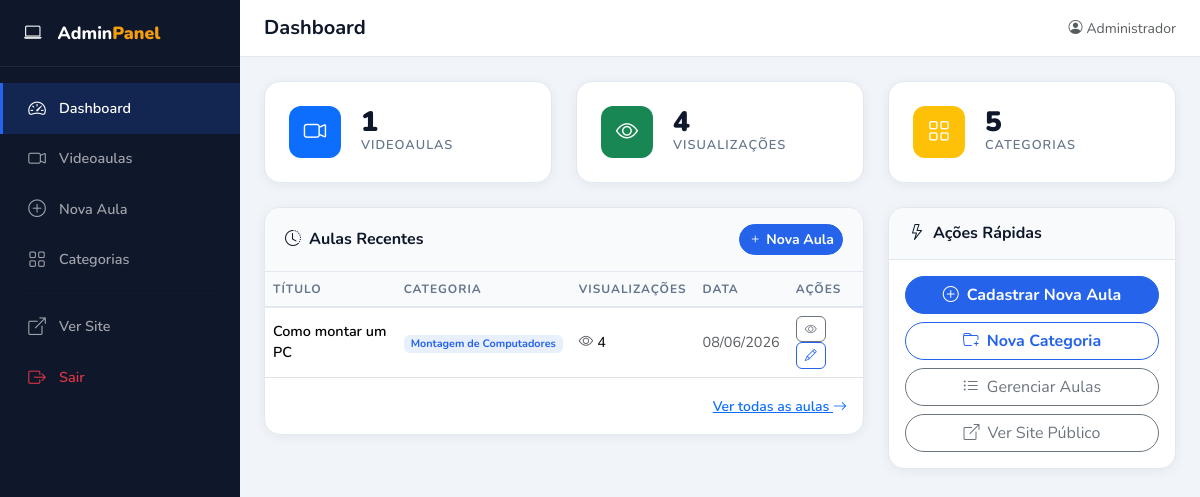
Page /admin (signed in) on the earlier database version.
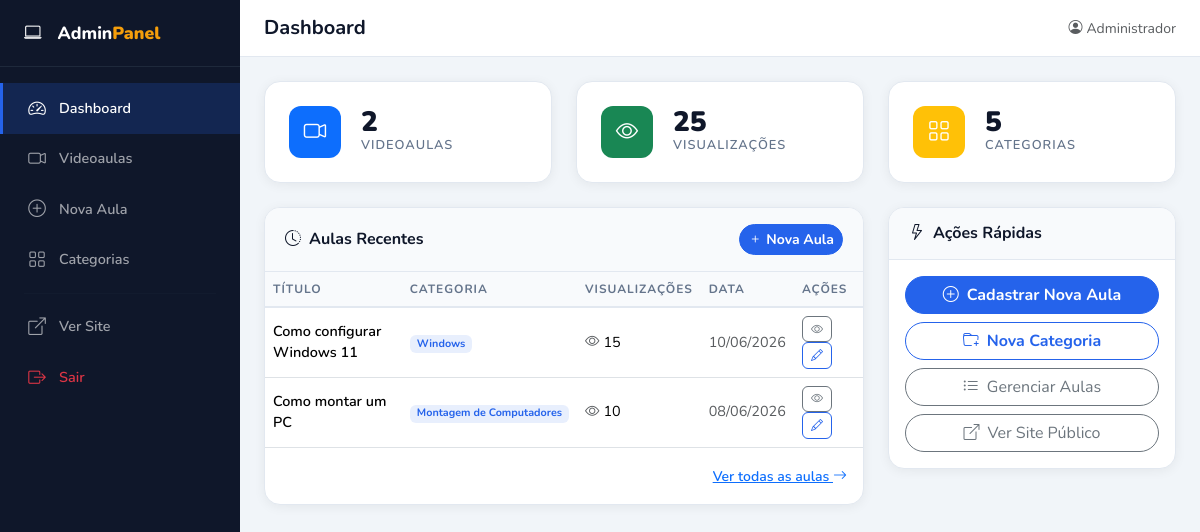
Same page on the later database version.
### models.py (models this page shows, shortened)
class Usuario(UserMixin, db.Model):
    __tablename__ = 'usuarios'
    id = db.Column(db.Integer, primary_key=True)
    nome = db.Column(db.String(100), nullable=False)
    email = db.Column(db.String(150), unique=True, nullable=False)
    senha_hash = db.Column(db.String(256), nullable=False)
    criado_em = db.Column(db.DateTime, default=datetime.utcnow)

class VideoAula(db.Model):
    __tablename__ = 'video_aulas'
    id = db.Column(db.Integer, primary_key=True)
    titulo = db.Column(db.String(200), nullable=False)
    descricao = db.Column(db.Text, nullable=False)
    youtube_url = db.Column(db.String(500), nullable=False)   # URL original salva
    categoria_id = db.Column(db.Integer, db.ForeignKey('categorias.id'), nullable=False)
    visualizacoes = db.Column(db.Integer, default=0)
    criado_em = db.Column(db.DateTime, default=datetime.utcnow)
    atualizado_em = db.Column(db.DateTime, default=datetime.utcnow, onupdate=datetime.utcnow)

class Categoria(db.Model):
    __tablename__ = 'categorias'
    id = db.Column(db.Integer, primary_key=True)
    nome = db.Column(db.String(100), unique=True, nullable=False)
    descricao = db.Column(db.Text)
    icone = db.Column(db.String(50), default='bi-play-circle')
    aulas = db.relationship('VideoAula', backref='categoria', lazy=True)

### app.py (the view)
@app.route('/admin')
@login_required
def admin_dashboard():
    total_aulas = VideoAula.query.count()
    total_views = db.session.query(db.func.sum(VideoAula.visualizacoes)).scalar() or 0
    total_cats = Categoria.query.count()
    aulas_recentes = VideoAula.query.order_by(VideoAula.criado_em.desc()).limit(5).all()
    return render_template('admin/dashboard.html', total_aulas=total_aulas,
                           total_views=total_views, total_cats=total_cats,
                           aulas_recentes=aulas_recentes)

### app.py (called while the page is built)
@login_manager.user_loader
def load_user(user_id):
    return Usuario.query.get(int(user_id))

@app.context_processor
def inject_nav_categories():
    return dict(categorias_nav=Categoria.query.all())

### templates/admin/dashboard.html (shortened to what this page needs)
{% extends 'admin/base_admin.html' %}
{% block page_title %}Dashboard{% endblock %}
{% block content %}
<div class="row g-4 mb-4">
  <div class="col-sm-6 col-xl-4">
    <div class="admin-stat-card">
      <div class="admin-stat-icon bg-primary"><i class="bi bi-camera-video"></i></div>
      <div>
        <div class="admin-stat-value">{{ total_aulas }}</div>
        <div class="admin-stat-label">Videoaulas</div>
      </div>
    </div>
  </div>
  <div class="col-sm-6 col-xl-4">
    <div class="admin-stat-card">
      <div class="admin-stat-icon bg-success"><i class="bi bi-eye"></i></div>
      <div>
        <div class="admin-stat-value">{{ total_views }}</div>
        <div class="admin-stat-label">Visualizações</div>
      </div>
    </div>
  </div>
  <div class="col-sm-6 col-xl-4">
    <div class="admin-stat-card">
      <div class="admin-stat-icon bg-warning"><i class="bi bi-grid"></i></div>
      <div>
        <div class="admin-stat-value">{{ total_cats }}</div>
        <div class="admin-stat-label">Categorias</div>
      </div>
    </div>
  </div>
</div>
<div class="row g-4">
  <div class="col-lg-8">
    <div class="admin-card">
      <div class="admin-card-header">
        <h6 class="fw-700 mb-0"><i class="bi bi-clock-history me-2"></i>Aulas Recentes</h6>
        <a href="{{ url_for('admin_nova_aula') }}" class="btn btn-primary btn-sm rounded-pill">
          <i class="bi bi-plus me-1"></i>Nova Aula
        </a>
      </div>
      <div class="table-responsive">
        <table class="table table-hover admin-table">
          <thead>
            <tr><th>Título</th><th>Categoria</th><th>Visualizações</th><th>Data</th><th>Ações</th></tr>
          </thead>
          <tbody>
            {% for aula in aulas_recentes %}
            <tr>
              <td><span class="fw-600">{{ aula.titulo[:40] }}{% if aula.titulo|length > 40 %}...{% endif %}</span></td>
              <td><span class="badge bg-soft-primary">{{ aula.categoria.nome }}</span></td>
              <td><i class="bi bi-eye text-muted me-1"></i>{{ aula.visualizacoes }}</td>
              <td class="text-muted small">{{ aula.criado_em.strftime('%d/%m/%Y') }}</td>
              <td>
                <a href="{{ url_for('aula', id=aula.id) }}" class="btn btn-xs btn-outline-secondary" target="_blank" title="Ver"><i class="bi bi-eye"></i></a>
                <a href="{{ url_for('admin_editar_aula', id=aula.id) }}" class="btn btn-xs btn-outline-primary" title="Editar"><i class="bi bi-pencil"></i></a>
              </td>
            </tr>
            {% else %}
            <tr><td colspan="5" class="text-center text-muted py-4">Nenhuma aula cadastrada ainda.</td></tr>
            {% endfor %}
          </tbody>
        </table>
      </div>
      <div class="p-3 text-end">
        <a href="{{ url_for('admin_aulas') }}" class="text-primary small fw-600">Ver todas as aulas <i class="bi bi-arrow-right"></i></a>
      </div>
    </div>
  </div>
  <div class="col-lg-4">
    <div class="admin-card">
      <div class="admin-card-header">
        <h6 class="fw-700 mb-0"><i class="bi bi-lightning me-2"></i>Ações Rápidas</h6>
      </div>
      <div class="p-3 d-grid gap-2">
        <a href="{{ url_for('admin_nova_aula') }}" class="btn btn-primary rounded-pill">
          <i class="bi bi-plus-circle me-2"></i>Cadastrar Nova Aula
        </a>
        <a href="{{ url_for('admin_nova_categoria') }}" class="btn btn-outline-primary rounded-pill">
          <i class="bi bi-folder-plus me-2"></i>Nova Categoria
        </a>
        <a href="{{ url_for('admin_aulas') }}" class="btn btn-outline-secondary rounded-pill">
          <i class="bi bi-list-ul me-2"></i>Gerenciar Aulas
        </a>
        <a href="{{ url_for('index') }}" class="btn btn-outline-secondary rounded-pill" target="_blank">
          <i class="bi bi-box-arrow-up-right me-2"></i>Ver Site Público
        </a>
      </div>
    </div>
  </div>
</div>
{% endblock %}

### templates/admin/base_admin.html (shortened to what this page needs)
<!DOCTYPE html>
<html lang="pt-BR">
<head>
  <link href="https://cdn.jsdelivr.net/npm/bootstrap@5.3.2/dist/css/bootstrap.min.css" rel="stylesheet"/>
  <link href="https://cdn.jsdelivr.net/npm/bootstrap-icons@1.11.3/font/bootstrap-icons.min.css" rel="stylesheet"/>
  <link href="{{ url_for('static', filename='css/style.css') }}" rel="stylesheet"/>
  <link href="{{ url_for('static', filename='css/admin.css') }}" rel="stylesheet"/>
</head>
<body class="admin-body">
<div class="admin-layout">
  <aside class="admin-sidebar">
    <div class="admin-brand">
      <i class="bi bi-laptop me-2"></i>
      <span>Admin<strong>Panel</strong></span>
    </div>
    <nav class="admin-nav">
      <a href="{{ url_for('admin_dashboard') }}" class="admin-nav-link {% if request.endpoint=='admin_dashboard' %}active{% endif %}">
        <i class="bi bi-speedometer2"></i><span>Dashboard</span>
      </a>
      <a href="{{ url_for('admin_aulas') }}" class="admin-nav-link {% if 'aula' in request.endpoint %}active{% endif %}">
        <i class="bi bi-camera-video"></i><span>Videoaulas</span>
      </a>
      <a href="{{ url_for('admin_nova_aula') }}" class="admin-nav-link {% if request.endpoint=='admin_nova_aula' %}active{% endif %}">
        <i class="bi bi-plus-circle"></i><span>Nova Aula</span>
      </a>
      <a href="{{ url_for('admin_categorias') }}" class="admin-nav-link {% if 'categoria' in request.endpoint %}active{% endif %}">
        <i class="bi bi-grid"></i><span>Categorias</span>
      </a>
      <hr class="admin-divider"/>
      <a href="{{ url_for('index') }}" class="admin-nav-link" target="_blank">
        <i class="bi bi-box-arrow-up-right"></i><span>Ver Site</span>
      </a>
      <a href="{{ url_for('admin_logout') }}" class="admin-nav-link text-danger">
        <i class="bi bi-box-arrow-right"></i><span>Sair</span>
      </a>
    </nav>
  </aside>
  <main class="admin-main">
    <div class="admin-topbar">
      <div class="d-flex align-items-center gap-2">
        <h5 class="mb-0 fw-700">{% block page_title %}Dashboard{% endblock %}</h5>
      </div>
      <div class="d-flex align-items-center gap-2">
        <span class="text-muted small"><i class="bi bi-person-circle me-1"></i>{{ current_user.nome }}</span>
      </div>
    </div>
    <div class="admin-content">
      {% block content %}{% endblock %}
    </div>
  </main>
</div>
</body>
</html>

### static/css/style.css (style rules this page uses)
:root { --primary: #2563eb; --primary-dark: #1d4ed8; --accent: #f59e0b; --accent-dark: #d97706; --dark: #0f172a; --dark-2: #1e293b; --dark-3: #334155; --text-muted: #64748b; --bg-light: #f8fafc; --border: #e2e8f0; --radius: 12px; --radius-lg: 20px; --shadow: 0 4px 24px rgba(15,23,42,.08); --shadow-lg: 0 8px 40px rgba(15,23,42,.15); --font: 'Nunito', sans-serif; }
* { box-sizing: border-box; }
body { font-family: var(--font); color: var(--dark); background: #fff; }
.fw-600 { font-weight: 600 !important; }
.fw-700 { font-weight: 700 !important; }
.btn-primary { background: var(--primary); border-color: var(--primary); font-weight: 700; }
.btn-outline-primary { color: var(--primary); border-color: var(--primary); font-weight: 700; }

### static/css/admin.css (style rules this page uses)
.admin-body { background: #f1f5f9; min-height: 100vh; }
.admin-layout { display: flex; min-height: 100vh; }
.admin-sidebar { width: 240px; background: #0f172a; display: flex; flex-direction: column; flex-shrink: 0; position: sticky; top: 0; height: 100vh; overflow-y: auto; }
.admin-brand { padding: 1.25rem 1.5rem; color: #fff; font-size: 1.1rem; font-weight: 800; border-bottom: 1px solid #1e293b; display: flex; align-items: center; gap: .5rem; }
.admin-brand strong { color: #f59e0b; }
.admin-nav { padding: 1rem 0; flex: 1; }
.admin-nav-link { display: flex; align-items: center; gap: .75rem; padding: .75rem 1.5rem; color: rgba(255,255,255,.6); text-decoration: none; font-weight: 600; font-size: .9rem; transition: all .2s; border-left: 3px solid transparent; }
.admin-nav-link.active { color: #fff; background: rgba(37,99,235,.2); border-left-color: #2563eb; }
.admin-nav-link i { font-size: 1.1rem; width: 20px; text-align: center; }
.admin-divider { border-color: #1e293b; margin: .5rem 1.5rem; }
.admin-main { flex: 1; min-width: 0; display: flex; flex-direction: column; }
.admin-topbar { background: #fff; border-bottom: 1px solid #e2e8f0; padding: 1rem 1.5rem; display: flex; align-items: center; justify-content: space-between; position: sticky; top: 0; z-index: 100; }
.admin-content { padding: 1.5rem; flex: 1; }
.admin-stat-card { background: #fff; border-radius: 16px; padding: 1.5rem; display: flex; align-items: center; gap: 1.25rem; box-shadow: 0 2px 12px rgba(0,0,0,.06); border: 1px solid #e2e8f0; }
.admin-stat-icon { width: 52px; height: 52px; border-radius: 12px; display: flex; align-items: center; justify-content: center; font-size: 1.4rem; color: #fff; flex-shrink: 0; }
.admin-stat-value { font-size: 1.75rem; font-weight: 900; color: #0f172a; display: block; line-height: 1; }
.admin-stat-label { font-size: .8rem; color: #64748b; font-weight: 600; text-transform: uppercase; letter-spacing: .08em; }
.admin-card { background: #fff; border-radius: 16px; overflow: hidden; box-shadow: 0 2px 12px rgba(0,0,0,.06); border: 1px solid #e2e8f0; }
.admin-card-header { padding: 1rem 1.25rem; border-bottom: 1px solid #e2e8f0; display: flex; align-items: center; justify-content: space-between; background: #f8fafc; }
.admin-table { margin: 0; }
.admin-table th { background: #f8fafc; font-size: .75rem; text-transform: uppercase; letter-spacing: .08em; color: #64748b; font-weight: 700; border-bottom: 2px solid #e2e8f0; }
.admin-table td { vertical-align: middle; font-size: .9rem; }
.bg-soft-primary { background: rgba(37,99,235,.1); color: #2563eb; font-weight: 700; }
.btn-xs { padding: .2rem .5rem; font-size: .75rem; border-radius: 6px; }

Differences in the rows shown:
added VideoAula: titulo "Como configurar Windows 11", categoria.nome "Windows", visualizacoes "15", criado_em "10/06/2026"
changed VideoAula "Como montar um PC": visualizacoes "4" → "10"
Other differences:
{{ total_aulas }}: "1" → "2"
{{ total_views }}: "4" → "25"
